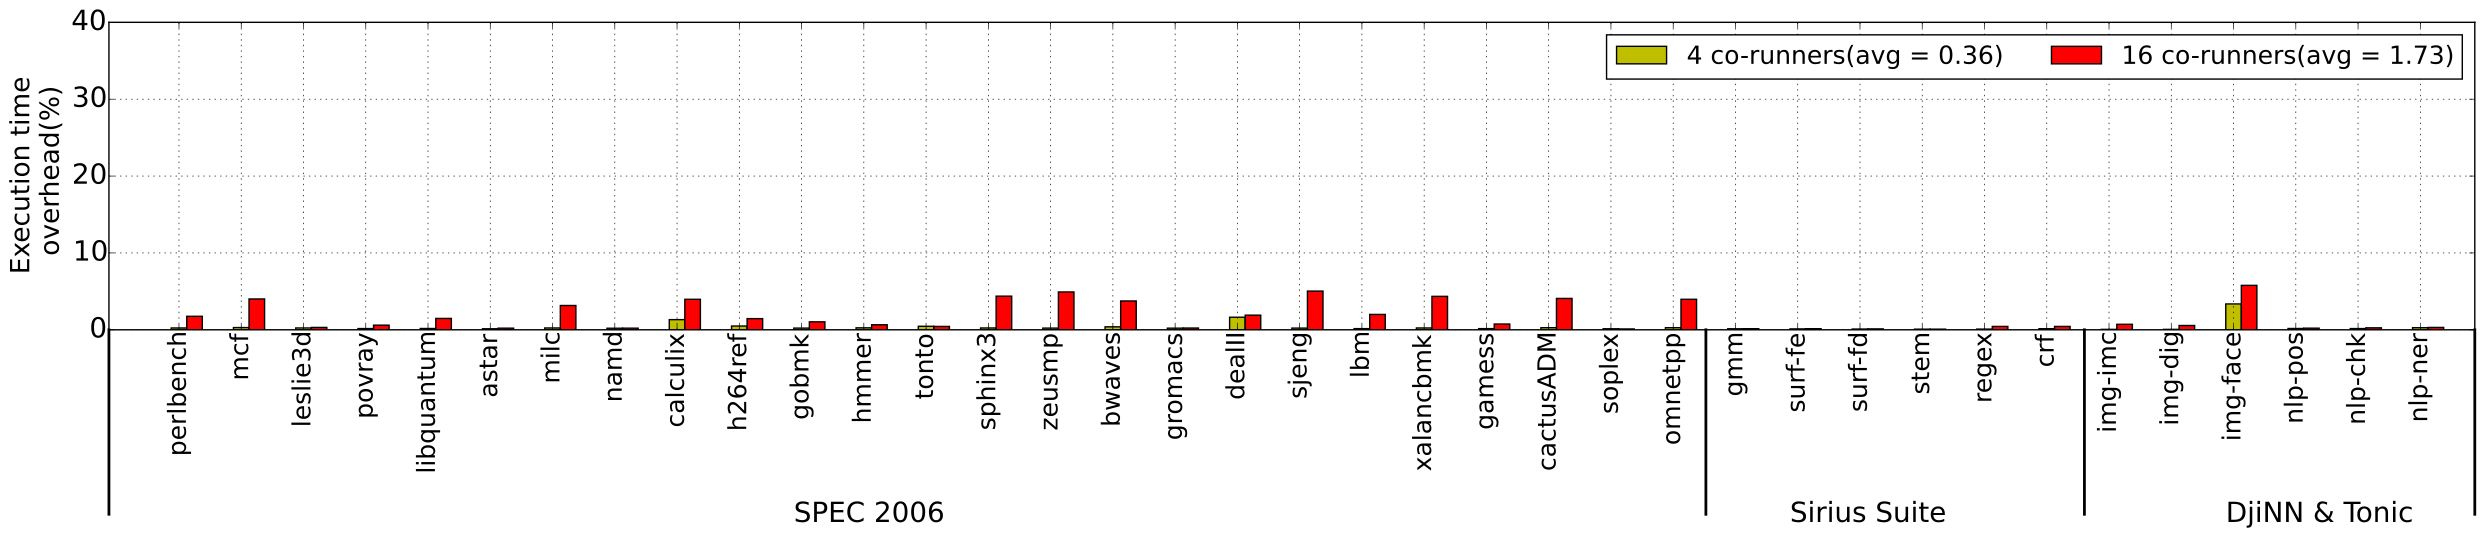

The Python source for this figure:
from collections import defaultdict
import numpy as np
import matplotlib.pyplot as plt


benchList = [ 'gcc', 'perlbench', 'leslie3d', 'povray', 'libquantum', 'astar', 'bzip2', 'milc', 'namd', 'calculix', 'h264ref', 'sphinx3', 'zeusmp', 'gobmk', 'hmmer', 'tonto', 'bwaves', 'gromacs', 'dealII', 'sjeng', 'lbm', 'xalancbmk', 'gamess', 'soplex', 'GemsFDTD', 'omnetpp', 'mcf', 'cactusADM' ]

colocationList = [ 'colocating with libquantum', 'colocating with mcf',  'colocating with sphinx3']
colocationListBaseline = [ 'colocating with libquantum', 'colocating with mcf', 'colocating with sphinx3' ]


runningList = [  'perlbench', 'colocating with libquantum', 'mcf', 'colocating with libquantum', 'leslie3d', 'colocating with libquantum', 'povray', 'colocating with libquantum', 'libquantum', 'colocating with libquantum', 'astar', 'colocating with libquantum', 'milc', 'colocating with libquantum', 'namd', 'colocating with libquantum', 'calculix', 'colocating with libquantum', 'h264ref', 'colocating with libquantum', 'gobmk', 'colocating with libquantum', 'hmmer', 'colocating with libquantum', 'tonto', 'colocating with libquantum', 'sphinx3', 'colocating with libquantum', 'zeusmp', 'colocating with libquantum', 'bwaves', 'colocating with libquantum', 'gromacs', 'colocating with libquantum', 'dealII', 'colocating with libquantum', 'sjeng', 'colocating with libquantum', 'lbm', 'colocating with libquantum', 'xalancbmk', 'colocating with libquantum', 'gamess', 'colocating with libquantum', 'cactusADM', 'colocating with libquantum', 'soplex', 'colocating with libquantum', 'omnetpp', 'colocating with libquantum' ]

siriusbenchList = [ 'gmm', 'dnn_asr', 'surf-fe', 'surf-fd', 'stem', 'regex', 'crf', 'img-imc', 'img-dig', 'img-face', 'nlp-pos', 'nlp-chk', 'nlp-ner']
siriuscolocationList = [ 'colocating with lbm', 'colocating with povray', 'colocating with astar', 'colocating with astar', 'colocating with libquantum', 'colocating with povray', 'colocating with omnetpp', 'colocating with libquantum' ]
siriusrunningList = [ 'gmm', 'colocating with libquantum', 'surf-fe', 'colocating with libquantum', 'surf-fd', 'colocating with libquantum', 'stem', 'colocating with libquantum', 'regex', 'colocating with libquantum', 'crf', 'colocating with libquantum', 'img-imc', 'colocating with libquantum', 'img-dig', 'colocating with libquantum', 'img-face', 'colocating with libquantum', 'nlp-pos', 'colocating with libquantum', 'nlp-chk', 'colocating with libquantum', 'nlp-ner' , 'colocating with libquantum']

def autolabel(rects):
    # attach some text labels
    for rect in rects:
        height = rect.get_height()
        plt.text(rect.get_x()+rect.get_width()/2., 1.05*height, '%.2f'%float(height), fontsize=8 )

def autolabel2(rects):
    # attach some text labels
    for rect in rects:
        height = rect.get_height()
        plt.text(rect.get_x()+rect.get_width()/2., -1.25*height, '%.2f'%float(height),
                ha='center', va='top', fontsize=8)
        #plt.text(rect.get_x()+rect.get_width()/2., 1.05*height, '%.2f'%float(height))

def add_line(ax, xpos, ypos):
    line = plt.Line2D([xpos, xpos], [ypos + .1, ypos - .5], transform=ax.transAxes, linewidth=2, color='black')
    line.set_clip_on(False)
    ax.add_line(line)


filename = 'execution_time_1000'
fList1 = [s.strip() for s in open('../../papergraphs/scalability/libquantumcorunner/spec/degradation/%s.txt' % filename).readlines()]  #degradation
fList2 = [s.strip() for s in open('../../papergraphs/scalability/libquantumcorunner/spec/snapshot/phase_change_10.txt').readlines()]
fList3 = [s.strip() for s in open('../../papergraphs/scalability/libquantumcorunner/spec/priorwork/execution_time_4.txt').readlines()] #prior work

fList4 = [s.strip() for s in open('../../papergraphs/scalability/libquantumcorunner/siriusdjinn/degradation/%s.txt' % filename).readlines()]  #degradation
fList5 = [s.strip() for s in open('../../papergraphs/scalability/libquantumcorunner/siriusdjinn/snapshot/phase_change_10.txt').readlines()]
fList6 = [s.strip() for s in open('../../papergraphs/scalability/libquantumcorunner/siriusdjinn/priorwork/execution_time_4.txt').readlines()] #prior work


execution_time_shutter = defaultdict(lambda  : defaultdict(list))
execution_time_sec_shutter = defaultdict(lambda  : defaultdict(list))
avg_execution_time_shutter = defaultdict(dict)
execution_time_shutter2 = defaultdict(lambda  : defaultdict(list))
execution_time_sec_shutter2 = defaultdict(lambda  : defaultdict(list))
avg_execution_time_shutter2 = defaultdict(dict)
dictList_phase_change = defaultdict(lambda  : defaultdict(list))
dictList_phase_change2 = defaultdict(lambda  : defaultdict(list))

std_execution_time = defaultdict(dict)

def print_elapsed_time_shutter(time_shutter):
    for j in colocationList:
        for i in benchList:
            print '%s ||||  %s'%(j,i)
            print time_shutter[j][i]


sep = 'u'
for (b,a) in enumerate(fList1):
    #print a
    if a in colocationList:
        index = a
    else:
        if a in benchList:
            execution_time_shutter[index][a].append((fList1[b+4].split('system '))[1].split('elapsed')[0])

#print execution_time_shutter['colocating with mcf']['perlbench']
#print((s.split(start))[1].split(end)[0])

for j in colocationList:
    for i in benchList:
        #print i
        for k in execution_time_shutter[j][i]:
            try:
                m,s = [float (var) for var in k.split(':')]
                temp = m*60 + s
            except:
                h,m,s = [float (var) for var in k.split(':')]
                temp = h*3600 + m*60 + s
            execution_time_sec_shutter[j][i].append(temp)

for (b,a) in enumerate(fList3):
    #print a
    if a in colocationList:
        index = a
    else:
        if a in benchList:
            #print index
            #print a
            execution_time_shutter2[index][a].append((fList3[b+4].split('system '))[1].split('elapsed')[0])

#print execution_time_shutter['colocating with mcf']['perlbench']
#print((s.split(start))[1].split(end)[0])

for j in colocationList:
    for i in benchList:
        for k in execution_time_shutter2[j][i]:
            try:
                m,s = [float (var) for var in k.split(':')]
                temp = m*60 + s
            except:
                h,m,s = [float (var) for var in k.split(':')]
                temp = h*3600 + m*60 + s
            #print k
            execution_time_sec_shutter2[j][i].append(temp)

for (b,a) in enumerate(fList2):
    #print a
    if a in colocationList:
        index = a
    else:
        if a in benchList:
            dictList_phase_change[index][a].append(fList2[b+1])

for a in xrange(0,len(runningList),2):
    j = runningList[a+1]
    i = runningList[a]
    #print j,i
    for elem in dictList_phase_change[j][i]:
        dictList_phase_change2[j][i].extend(elem.strip().split('\t'))
    #print dictList_phase_change2[j][i]

yaxis = ()
yaxis2= ()
yaxis_abs = ()
error = ()
xaxis = ()
#print dictList_phase_change2['colocating with mcf']['perlbench']
for a in xrange(0,len(runningList),2):
    j = runningList[a+1]
    i = runningList[a]
    #print j,i
    #print dictList_phase_change2[j][i]
    #print i,j
    shutter_temp_list = []
    colo_temp_list = []
    for (count,item) in enumerate(dictList_phase_change2[j][i]):
        if count%2==1:
            colo_temp_list.append(float(item))
        if count%2==0:
            shutter_temp_list.append(float(item))
    #print shutter_temp_list
    shutter_avg = sum(shutter_temp_list)/len(shutter_temp_list)
    colocation_avg = sum(colo_temp_list)/len(colo_temp_list)
    del shutter_temp_list
    del colo_temp_list

    pause_period = ((colocation_avg ) + ((shutter_avg + (colocation_avg * 2)/3) * 3))/4
    xaxis = xaxis + (i,)
    #print (pause_period/np.mean(execution_time_sec_shutter[j][i]))*10
    yaxis = yaxis + ( (pause_period/np.mean(execution_time_sec_shutter[j][i]))*7.5  ,)
    yaxis2 = yaxis2 + ( abs(((np.mean(execution_time_sec_shutter2[j][i])/np.mean(execution_time_sec_shutter[j][i])) - 1)*100), )
    #print '---------------------'

#print yaxis2
#print np.mean(yaxis)


width = 0.25
x = np.arange(len(yaxis))
fig = plt.figure(figsize=(28, 5))
bar2 = plt.bar( x, yaxis2, width, color="k", label='Shuttering  (mean: %.2f)' %(np.mean(yaxis2)))
bar1 = plt.bar( x+width, yaxis, width, color="lightgrey", label='Snapshot (mean: %.2f)' %(np.mean(yaxis) ))

#plt.ylabel( 'Execution time \n overhead(%)',fontsize=23)
##plt.title('Overhead due to Prediction of degradation while co-running with MCF')
#plt.xticks(x + width/2.0, xaxis, rotation='30', size='23', ha='center')
##plt.yticks((-5,0,10,20,30,40,50,60),('','0','10','20','30','40','50','60'),size='25')
#plt.yticks((0,5,10,15),('0','5','10','15'),size='25')
#plt.xlim(-1,27)
#plt.grid()
#plt.legend(loc=9, ncol=2, prop={'size':28})
#plt.tight_layout()
##plt.savefig('phase_chagnge_overheadmaybe.png', dpi=125)

del execution_time_shutter
del execution_time_sec_shutter
del avg_execution_time_shutter
del execution_time_shutter2
del execution_time_sec_shutter2
del avg_execution_time_shutter2
del dictList_phase_change
del dictList_phase_change2

execution_time_shutter = defaultdict(lambda  : defaultdict(list))
execution_time_sec_shutter = defaultdict(lambda  : defaultdict(list))
avg_execution_time_shutter = defaultdict(dict)
execution_time_shutter2 = defaultdict(lambda  : defaultdict(list))
execution_time_sec_shutter2 = defaultdict(lambda  : defaultdict(list))
avg_execution_time_shutter2 = defaultdict(dict)
dictList_phase_change = defaultdict(lambda  : defaultdict(list))
dictList_phase_change2 = defaultdict(lambda  : defaultdict(list))

std_execution_time = defaultdict(dict)

def print_elapsed_time_shutter(time_shutter):
    for j in siriuscolocationList:
        for i in siriusbenchList:
            print '%s ||||  %s'%(j,i)
            print time_shutter[j][i]


sep = 'u'
for (b,a) in enumerate(fList4):
    #print a
    if a in siriuscolocationList:
        index = a
    else:
        if a in siriusbenchList:
            execution_time_shutter[index][a].append((fList4[b+4].split('system '))[1].split('elapsed')[0])

#print execution_time_shutter['colocating with mcf']['perlbench']
#print((s.split(start))[1].split(end)[0])

for j in siriuscolocationList:
    for i in siriusbenchList:
        #print i
        for k in execution_time_shutter[j][i]:
            try:
                m,s = [float (var) for var in k.split(':')]
                temp = m*60 + s
            except:
                h,m,s = [float (var) for var in k.split(':')]
                temp = h*3600 + m*60 + s

            execution_time_sec_shutter[j][i].append(temp)

#print fList6
for (b,a) in enumerate(fList6):
    print a
    if a in siriuscolocationList:
        index = a
    else:
        if a in siriusbenchList:
            #print index
            #print a
            #print fList6[b+4]
            execution_time_shutter2[index][a].append((fList6[b+4].split('system '))[1].split('elapsed')[0])

#print execution_time_shutter['colocating with mcf']['perlbench']
#print((s.split(start))[1].split(end)[0])

for j in siriuscolocationList:
    for i in siriusbenchList:
        for k in execution_time_shutter2[j][i]:
            #print k
            m,s = [float (var) for var in k.split(':')]
            temp = m*60 + s
            execution_time_sec_shutter2[j][i].append(temp)

for (b,a) in enumerate(fList5):
    if a in siriuscolocationList:
        index = a
    else:
        if a in siriusbenchList:
            dictList_phase_change[index][a].append(fList5[b+1])

for a in xrange(0,len(siriusrunningList),2):
    j = siriusrunningList[a+1]
    i = siriusrunningList[a]
    #print j,i
    for elem in dictList_phase_change[j][i]:
        dictList_phase_change2[j][i].extend(elem.strip().split('\t'))
    #print dictList_phase_change2[j][i]

#print dictList_phase_change2['colocating with mcf']['perlbench']
for a in xrange(0,len(siriusrunningList),2):
    j = siriusrunningList[a+1]
    i = siriusrunningList[a]
    print j,i
    #print dictList_phase_change2[j][i]
    #print i,j
    shutter_temp_list = []
    colo_temp_list = []
    for (count,item) in enumerate(dictList_phase_change2[j][i]):
        if count%2==1:
            colo_temp_list.append(float(item))
        if count%2==0:
            shutter_temp_list.append(float(item))
    #print shutter_temp_list
    shutter_avg = sum(shutter_temp_list)/len(shutter_temp_list)
    colocation_avg = sum(colo_temp_list)/len(colo_temp_list)
    del shutter_temp_list
    del colo_temp_list

    pause_period = ((colocation_avg ) + ((shutter_avg + (colocation_avg * 2)/3) * 3))/4
    xaxis = xaxis + (i,)
    #print (pause_period/np.mean(execution_time_sec_shutter[j][i]))*10
    yaxis = yaxis + ( (pause_period/np.mean(execution_time_sec_shutter[j][i]))*10  ,)
    yaxis2 = yaxis2 + ( abs(((np.mean(execution_time_sec_shutter2[j][i])/np.mean(execution_time_sec_shutter[j][i])) - 1)*100), )
    print execution_time_sec_shutter2[j][i]
    print execution_time_sec_shutter[j][i]
    #print np.mean(execution_time_sec_shutter2[j][i])
    #print np.mean(execution_time_sec_shutter[j][i])
    #print '---------------------'

#print xaxis
#print yaxis
#print yaxis2
#print np.mean(yaxis)


benchList = [ 'gcc', 'perlbench', 'leslie3d', 'povray', 'libquantum', 'astar', 'bzip2', 'milc', 'namd', 'calculix', 'h264ref', 'sphinx3', 'zeusmp', 'gobmk', 'hmmer', 'tonto', 'bwaves', 'gromacs', 'dealII', 'sjeng', 'lbm', 'xalancbmk', 'gamess', 'soplex', 'GemsFDTD', 'omnetpp', 'mcf', 'cactusADM' ]

colocationList = [ 'colocating with libquantum', 'colocating with mcf',  'colocating with sphinx3']
colocationListBaseline = [ 'colocating with libquantum', 'colocating with mcf', 'colocating with sphinx3' ]




siriusbenchList = [ 'gmm', 'dnn_asr', 'surf-fe', 'surf-fd', 'stem', 'regex', 'crf', 'img-imc', 'img-dig', 'img-face', 'nlp-pos', 'nlp-chk', 'nlp-ner']
siriuscolocationList = [ 'colocating with lbm', 'colocating with povray', 'colocating with astar', 'colocating with astar', 'colocating with libquantum', 'colocating with povray', 'colocating with omnetpp', 'colocating with mcf' ]

def autolabel(rects):
    # attach some text labels
    for rect in rects:
        height = rect.get_height()
        plt.text(rect.get_x()+rect.get_width()/2., 1.05*height, '%.2f'%float(height), fontsize=8 )

def autolabel2(rects):
    # attach some text labels
    for rect in rects:
        height = rect.get_height()
        plt.text(rect.get_x()+rect.get_width()/2., -1.25*height, '%.2f'%float(height),
                ha='center', va='top', fontsize=8)
        #plt.text(rect.get_x()+rect.get_width()/2., 1.05*height, '%.2f'%float(height))


def add_line(ax, xpos, ypos):
    line = plt.Line2D([xpos, xpos], [ypos + .1, ypos - .5], transform=ax.transAxes, linewidth=2, color='black')
    line.set_clip_on(False)
    ax.add_line(line)

filename = 'execution_time_1000'
fList1 = [s.strip() for s in open('../../papergraphs/accuracy/libquantumcorunner/degradation2/%s.txt' % filename).readlines()]  #degradation
fList2 = [s.strip() for s in open('../../papergraphs/accuracy/libquantumcorunner/snapshot/phase_change_5.txt').readlines()]
fList3 = [s.strip() for s in open('../../papergraphs/accuracy/libquantumcorunner/priorwork/execution_time_5.txt').readlines()] #prior work


fList4 = [s.strip() for s in open('../../papergraphs/accuracy/libquantumcorunner/siriusdjinn/degradation/newval/%s.txt' % filename).readlines()]  #degradation
fList5 = [s.strip() for s in open('../../papergraphs/accuracy/libquantumcorunner/siriusdjinn/snapshot/phase_change_10.txt').readlines()]
fList6 = [s.strip() for s in open('../../papergraphs/accuracy/libquantumcorunner/siriusdjinn/priorwork/execution_time_4.txt').readlines()] #prior work

execution_time_shutter = defaultdict(lambda  : defaultdict(list))
execution_time_sec_shutter = defaultdict(lambda  : defaultdict(list))
avg_execution_time_shutter = defaultdict(dict)
execution_time_shutter2 = defaultdict(lambda  : defaultdict(list))
execution_time_sec_shutter2 = defaultdict(lambda  : defaultdict(list))
avg_execution_time_shutter2 = defaultdict(dict)
dictList_phase_change = defaultdict(lambda  : defaultdict(list))
dictList_phase_change2 = defaultdict(lambda  : defaultdict(list))

std_execution_time = defaultdict(dict)

def print_elapsed_time_shutter(time_shutter):
    for j in colocationList:
        for i in benchList:
            print '%s ||||  %s'%(j,i)
            print time_shutter[j][i]


sep = 'u'
for (b,a) in enumerate(fList1):
    #print a
    if a in colocationList:
        index = a
    else:
        if a in benchList:
            execution_time_shutter[index][a].append((fList1[b+4].split('system '))[1].split('elapsed')[0])

#print execution_time_shutter['colocating with mcf']['perlbench']
#print((s.split(start))[1].split(end)[0])

for j in colocationList:
    for i in benchList:
        for k in execution_time_shutter[j][i]:
            m,s = [float (var) for var in k.split(':')]
            temp = m*60 + s
            execution_time_sec_shutter[j][i].append(temp)

for (b,a) in enumerate(fList3):
    #print a
    if a in colocationList:
        index = a
    else:
        if a in benchList:
            #print index
            #print a
            execution_time_shutter2[index][a].append((fList3[b+4].split('system '))[1].split('elapsed')[0])

#print execution_time_shutter['colocating with mcf']['perlbench']
#print((s.split(start))[1].split(end)[0])

for j in colocationList:
    for i in benchList:
        for k in execution_time_shutter2[j][i]:
            #print k
            m,s = [float (var) for var in k.split(':')]
            temp = m*60 + s
            execution_time_sec_shutter2[j][i].append(temp)

for (b,a) in enumerate(fList2):
    if a in colocationList:
        index = a
    else:
        if a in benchList:
            dictList_phase_change[index][a].append(fList2[b+1])

for a in xrange(0,len(runningList),2):
    j = runningList[a+1]
    i = runningList[a]
    #print j,i
    for elem in dictList_phase_change[j][i]:
        dictList_phase_change2[j][i].extend(elem.strip().split('\t'))
    #print dictList_phase_change2[j][i]

newyaxis = ()
newyaxis2= ()
newyaxis_abs = ()
newerror = ()
newxaxis = ()
#print dictList_phase_change2['colocating with mcf']['perlbench']
for a in xrange(0,len(runningList),2):
    j = runningList[a+1]
    i = runningList[a]
    print j,i
    print dictList_phase_change2[j][i]
    #print i,j
    shutter_temp_list = []
    colo_temp_list = []
    for (count,item) in enumerate(dictList_phase_change2[j][i]):
        if count%2==1:
            colo_temp_list.append(float(item))
        if count%2==0:
            shutter_temp_list.append(float(item))
    #print shutter_temp_list
    shutter_avg = sum(shutter_temp_list)/len(shutter_temp_list)
    colocation_avg = sum(colo_temp_list)/len(colo_temp_list)
    del shutter_temp_list
    del colo_temp_list

    pause_period = ((colocation_avg ) + ((shutter_avg + (colocation_avg * 2)/3) * 3))/4
    newxaxis = newxaxis + (i,)
    #print (pause_period/np.mean(execution_time_sec_shutter[j][i]))*10
    newyaxis = newyaxis + ( (pause_period/np.mean(execution_time_sec_shutter[j][i]))*7.5  ,)
    newyaxis2 = newyaxis2 + ( (((np.mean(execution_time_sec_shutter2[j][i])/np.mean(execution_time_sec_shutter[j][i])) - 1)*100), )
    print np.mean(execution_time_sec_shutter2[j][i])
    print np.mean(execution_time_sec_shutter[j][i])
    #print '---------------------'

print yaxis2
#print np.mean(yaxis)


width = 0.25
x = np.arange(len(yaxis))
fig = plt.figure(figsize=(28, 5))
bar2 = plt.bar( x, yaxis2, width, color="k", label='Shuttering  (mean: %.2f)' %(np.mean(yaxis2)))
bar1 = plt.bar( x+width, yaxis, width, color="lightgrey", label='Snapshot (mean: %.2f)' %(np.mean(yaxis) ))


plt.ylabel( 'Execution time \n overhead (%)',fontsize='23' )
#plt.title('Overhead due to Prediction of degradation while co-running with LIBQUANTUM')
plt.xticks(x + width/2.0, xaxis, rotation='30', size='23', ha='center')
#plt.yticks((-5,0,10,20,30,40,50,60),('','0','10','20','30','40','50','60'),size='25')
plt.yticks((0,5,10,15),('0','5','10','15'),size='25')
#plt.yticks(np.arange(-10, 60, 10),size='25')
plt.xlim(-1,26)
plt.grid()
plt.legend(loc=9, ncol=2, prop={'size':28})
#leg.get_frame().set_alpha(0.1)
plt.tight_layout()
#plt.savefig('phase_chagnge_overheadmaybe.png', dpi=125)

#### ----------------------------------------------------------------------------------------------------------------------------------


#fList3 = [s.strip() for s in open('experiment_libquantum/phase_changes_5.txt').readlines()]
##fList3 = [s.strip() for s in open('../../papergraphs/2.fullspec/overhead/experiment_mcf/%s.txt' % filename).readlines()]
##fList4 = [s.strip() for s in open('../../papergraphs/2.fullspec/overhead/experiment_mcf/phase_changes_5.txt').readlines()]
##fList5 = [s.strip() for s in open('../../papergraphs/2.fullspec/overhead/experiment_sphinx3/%s.txt' % filename).readlines()]
##fList6 = [s.strip() for s in open('../../papergraphs/2.fullspec/overhead/experiment_sphinx3/phase_changes_5.txt').readlines()]
#print fList1

del execution_time_shutter
del execution_time_sec_shutter
del avg_execution_time_shutter
del execution_time_shutter2
del execution_time_sec_shutter2
del avg_execution_time_shutter2
del dictList_phase_change
del dictList_phase_change2

execution_time_shutter = defaultdict(lambda  : defaultdict(list))
execution_time_sec_shutter = defaultdict(lambda  : defaultdict(list))
avg_execution_time_shutter = defaultdict(dict)
execution_time_shutter2 = defaultdict(lambda  : defaultdict(list))
execution_time_sec_shutter2 = defaultdict(lambda  : defaultdict(list))
avg_execution_time_shutter2 = defaultdict(dict)
dictList_phase_change = defaultdict(lambda  : defaultdict(list))
dictList_phase_change2 = defaultdict(lambda  : defaultdict(list))

std_execution_time = defaultdict(dict)

def print_elapsed_time_shutter(time_shutter):
    for j in siriuscolocationList:
        for i in siriusbenchList:
            print '%s ||||  %s'%(j,i)
            print time_shutter[j][i]


sep = 'u'
for (b,a) in enumerate(fList4):
    print a
    if a in siriuscolocationList:
        index = a
    else:
        if a in siriusbenchList:
            execution_time_shutter[index][a].append((fList4[b+4].split('system '))[1].split('elapsed')[0])

#print execution_time_shutter['colocating with mcf']['perlbench']
#print((s.split(start))[1].split(end)[0])

for j in siriuscolocationList:
    for i in siriusbenchList:
        #print i
        for k in execution_time_shutter[j][i]:
            try:
                m,s = [float (var) for var in k.split(':')]
                temp = m*60 + s
            except:
                h,m,s = [float (var) for var in k.split(':')]
                temp = h*3600 + m*60 + s

            execution_time_sec_shutter[j][i].append(temp)

for (b,a) in enumerate(fList6):
    print a
    if a in siriuscolocationList:
        index = a
    else:
        if a in siriusbenchList:
            #print index
            #print a
            execution_time_shutter2[index][a].append((fList6[b+4].split('system '))[1].split('elapsed')[0])

#print execution_time_shutter['colocating with mcf']['perlbench']
#print((s.split(start))[1].split(end)[0])

for j in siriuscolocationList:
    for i in siriusbenchList:
        for k in execution_time_shutter2[j][i]:
            #print k
            m,s = [float (var) for var in k.split(':')]
            temp = m*60 + s
            execution_time_sec_shutter2[j][i].append(temp)

for (b,a) in enumerate(fList5):
    if a in siriuscolocationList:
        index = a
    else:
        if a in siriusbenchList:
            dictList_phase_change[index][a].append(fList5[b+1])

for a in xrange(0,len(siriusrunningList),2):
    j = siriusrunningList[a+1]
    i = siriusrunningList[a]
    #print j,i
    for elem in dictList_phase_change[j][i]:
        dictList_phase_change2[j][i].extend(elem.strip().split('\t'))
    #print dictList_phase_change2[j][i]

#print dictList_phase_change2['colocating with mcf']['perlbench']
for a in xrange(0,len(siriusrunningList),2):
    j = siriusrunningList[a+1]
    i = siriusrunningList[a]
    #print j,i
    #print dictList_phase_change2[j][i]
    #print i,j
    shutter_temp_list = []
    colo_temp_list = []
    for (count,item) in enumerate(dictList_phase_change2[j][i]):
        if count%2==1:
            colo_temp_list.append(float(item))
        if count%2==0:
            shutter_temp_list.append(float(item))
    #print shutter_temp_list
    shutter_avg = sum(shutter_temp_list)/len(shutter_temp_list)
    colocation_avg = sum(colo_temp_list)/len(colo_temp_list)
    del shutter_temp_list
    del colo_temp_list

    pause_period = ((colocation_avg ) + ((shutter_avg + (colocation_avg * 2)/3) * 3))/4
    newxaxis = newxaxis + (i,)
    #print (pause_period/np.mean(execution_time_sec_shutter[j][i]))*10
    newyaxis = newyaxis + ( (pause_period/np.mean(execution_time_sec_shutter[j][i]))*10  ,)
    newyaxis2 = newyaxis2 + ( abs(((np.mean(execution_time_sec_shutter2[j][i])/np.mean(execution_time_sec_shutter[j][i])) - 1)*100), )
    #print np.mean(execution_time_sec_shutter2[j][i])
    #print np.mean(execution_time_sec_shutter[j][i])
    #print '---------------------'

#print xaxis




width = 0.25
x = np.arange(len(yaxis))
fig = plt.figure(figsize=(25, 5))
ax = fig.add_subplot(1,1,1)
#bar2 = plt.bar( x, yaxis2, width, color="r", label='Shuttering  (avg = %.2f)' %(np.mean(yaxis2)))
bar2 = plt.bar( x, newyaxis, width, color="y", label='4 co-runners(avg = %.2f)' %(np.mean(newyaxis) ))
bar1 = plt.bar( x+width, yaxis, width, color="r", label='16 co-runners(avg = %.2f)' %(np.mean(yaxis) ))
ly = len(yaxis2)
add_line(ax, 0 * 1, -.1)
add_line(ax, 1 * 1.0, -.1)
add_line(ax, 1 * 0.675, -.1)
add_line(ax, 1 * 0.835, -.1)
#bar3 = plt.bar( x+width+width, yaxis3, width, color="g", label=' colocating with sphinx3 (avg = %.1f)' %(np.mean(yaxis3)))
##bar3 = plt.bar( x+width+width, yaxis3, width, color="g", label='4 corunners (avg is %.1f)' %(np.mean(yaxis3) ))
##autolabel2(bar1)
##autolabel(bar2)
##autolabel2(bar3)
plt.ylabel( 'Execution time \n overhead(%)', fontsize='19' )
#plt.title('Overhead due to Prediction of degradation while co-running with LIBQUANTUM')
plt.xticks(x + width/2.0, xaxis, rotation='90', size='18', ha='center')
plt.ylim(0,40)
plt.xlim(-1,37)
plt.yticks(np.arange(0,45,10),size='20')
plt.grid()
plt.legend(loc=1, ncol=2, prop={'size':18})
plt.tight_layout()
#plt.savefig('overheadlibquantum.pdf', dpi=125)
ax.text(10, -25, r'SPEC 2006', fontsize=20)
ax.text(26, -25, r'Sirius Suite', fontsize=20)
ax.text(33, -25, r'DjiNN & Tonic', fontsize=20)

import os as mars_awesome_os;
import matplotlib.pyplot as mars_awesome_plt;
mars_awesome_plt.savefig('overhead-4-16VMs.eps', bbox_inches='tight');
mars_awesome_os.popen('epstopdf overhead-4-16VMs.eps');
